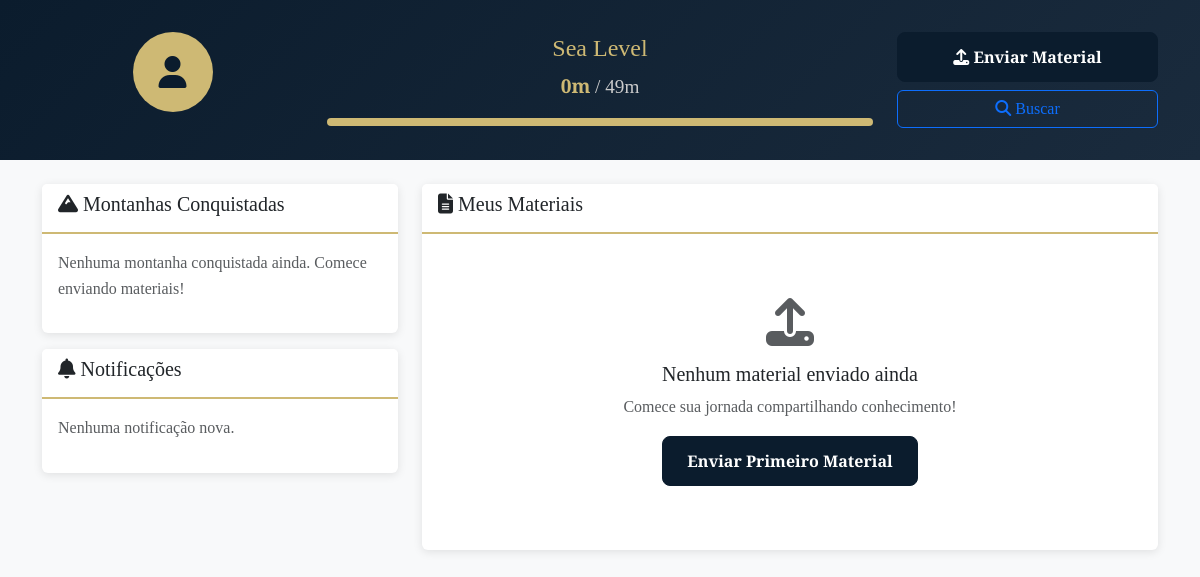
The app's page /perfil/ (signed in) with its own data.
### materials/models.py (models this page shows, shortened)
class UserProfile(models.Model):
    user = models.OneToOneField(User, on_delete=models.CASCADE, related_name='profile')
    curso = models.CharField(max_length=100, verbose_name="Curso")
    altitude_total = models.IntegerField(default=0, verbose_name="Altitude Total")
    montanha_atual = models.ForeignKey(
        MountainLevel,
        on_delete=models.SET_NULL,
        null=True,
        blank=True,
        verbose_name="Montanha Atual"
    )
    montanhas_conquistadas = models.ManyToManyField(
        MountainLevel,
        through='MountainAchievement',
        related_name='conquistadores',
        verbose_name="Montanhas Conquistadas"
    )
    created_at = models.DateTimeField(auto_now_add=True)
    updated_at = models.DateTimeField(auto_now=True)
    class Meta:
        verbose_name = "Perfil do Usuário"
        verbose_name_plural = "Perfis dos Usuários"

class MountainLevel(models.Model):
    name = models.CharField(max_length=100, verbose_name="Nome da Montanha")
    min_altitude = models.IntegerField(verbose_name="Altitude Mínima")
    max_altitude = models.IntegerField(verbose_name="Altitude Máxima")
    description = models.TextField(blank=True, verbose_name="Descrição")
    image = models.ImageField(upload_to='mountains/', blank=True, null=True, verbose_name="Imagem")
    class Meta:
        verbose_name = "Nível de Montanha"
        verbose_name_plural = "Níveis de Montanha"
        ordering = ['min_altitude']

### materials/views.py (the view)
# urls.py: path('perfil/', views.perfil, name='perfil'),
@login_required
def perfil(request):
    profile = request.user.profile
    materiais_usuario = Material.objects.filter(autor=request.user).order_by('-data_upload')[:5]
    notificacoes = Notificacao.objects.filter(usuario=request.user, lida=False)[:5]
    conquistas = MountainAchievement.objects.filter(user_profile=profile).order_by('-achieved_at')
    progresso = 0
    if profile.montanha_atual:
        range_atual = profile.montanha_atual.max_altitude - profile.montanha_atual.min_altitude
        progresso_atual = profile.altitude_total - profile.montanha_atual.min_altitude
        progresso = (progresso_atual / range_atual) * 100 if range_atual > 0 else 100
    context = {
        'profile': profile,
        'materiais_usuario': materiais_usuario,
        'notificacoes': notificacoes,
        'conquistas': conquistas,
        'progresso': min(progresso, 100),
    }
    return render(request, 'materials/perfil.html', context)

### templates/materials/perfil.html (shortened to what this page needs)
{% extends 'base.html' %}
{% load static %}
{% block body_class %}perfil-body{% endblock %}
{% block content %}
<div class="perfil-container">
    <div class="perfil-header">
        <div class="container">
            <div class="row align-items-center">
                <div class="col-md-3 text-center">
                    <div class="avatar-section">
                        <div class="user-avatar">
                            <i class="fas fa-user"></i>
                        </div>
                    </div>
                </div>
                <div class="col-md-6">
                    <div class="mountain-progress">
                        <h4 class="current-mountain">
                            {% if profile.montanha_atual %}
                                {{ profile.montanha_atual.name }}
                            {% else %}
                                Pedra Bonita
                            {% endif %}
                        </h4>
                        <div class="altitude-info">
                            <span class="altitude">{{ profile.altitude_total }}m</span>
                            <span class="next-goal">
                                {% if profile.montanha_atual %}
                                    / {{ profile.montanha_atual.max_altitude }}m
                                {% else %}
                                    / 49m
                                {% endif %}
                            </span>
                        </div>
                        <div class="progress-bar">
                            <div class="progress-fill" style="width: {{ progresso }}%"></div>
                        </div>
                    </div>
                </div>
                <div class="col-md-3 text-center">
                    <div class="quick-actions">
                        <a href="{% url 'upload_material' %}" class="btn btn-primary mb-2">
                            <i class="fas fa-upload"></i> Enviar Material
                        </a>
                        <a href="{% url 'buscar_materiais' %}" class="btn btn-outline-primary">
                            <i class="fas fa-search"></i> Buscar
                        </a>
                    </div>
                </div>
            </div>
        </div>
    </div>
    <div class="container mt-4">
        <div class="row">
            <div class="col-md-4">
                <div class="card mountain-achievements">
                    <div class="card-header">
                        <h5><i class="fas fa-mountain"></i> Montanhas Conquistadas</h5>
                    </div>
                    <div class="card-body">
                        {% if conquistas %}
                            {% for conquista in conquistas %}
                                <div class="achievement-item">
                                    <div class="achievement-icon">
                                        <i class="fas fa-flag-checkered"></i>
                                    </div>
                                    <div class="achievement-info">
                                        <h6>{{ conquista.mountain.name }}</h6>
                                        <small class="text-muted">{{ conquista.achieved_at|date:"d/m/Y" }}</small>
                                    </div>
                                </div>
                            {% endfor %}
                        {% else %}
                            <p class="text-muted">Nenhuma montanha conquistada ainda. Comece enviando materiais!</p>
                        {% endif %}
                    </div>
                </div>
                <div class="card notifications mt-3">
                    <div class="card-header">
                        <h5><i class="fas fa-bell"></i> Notificações</h5>
                    </div>
                    <div class="card-body">
                        {% if notificacoes %}
                            {% for notificacao in notificacoes %}
                                <div class="notification-item">
                                    <div class="notification-icon">
                                        {% if notificacao.tipo == 'conquista' %}
                                            <i class="fas fa-trophy text-warning"></i>
                                        {% elif notificacao.tipo == 'comentario' %}
                                            <i class="fas fa-comment text-primary"></i>
                                        {% elif notificacao.tipo == 'avaliacao' %}
                                            <i class="fas fa-star text-warning"></i>
                                        {% else %}
                                            <i class="fas fa-info text-info"></i>
                                        {% endif %}
                                    </div>
                                    <div class="notification-content">
                                        <h6>{{ notificacao.titulo }}</h6>
                                        <p class="small">{{ notificacao.mensagem }}</p>
                                        <small class="text-muted">{{ notificacao.data_criacao|timesince }} atrás</small>
                                    </div>
                                    <div class="notification-actions">
                                        <a href="{% url 'marcar_notificacao_lida' notificacao.id %}" class="btn btn-sm btn-outline-secondary">
                                            <i class="fas fa-check"></i>
                                        </a>
                                    </div>
                                </div>
                            {% endfor %}
                        {% else %}
                            <p class="text-muted">Nenhuma notificação nova.</p>
                        {% endif %}
                    </div>
                </div>
            </div>
            <div class="col-md-8">
                <div class="card user-materials">
                    <div class="card-header">
                        <h5><i class="fas fa-file-alt"></i> Meus Materiais</h5>
                    </div>
                    <div class="card-body">
                        {% if materiais_usuario %}
                            {% for material in materiais_usuario %}
                                <div class="material-item">
                                    <div class="material-info">
                                        <h6><a href="{% url 'detalhe_material' material.id %}">{{ material.titulo }}</a></h6>
                                        <p class="small text-muted">{{ material.descricao|truncatewords:20 }}</p>
                                        <div class="material-meta">
                                            <span class="badge bg-primary">{{ material.get_tipo_display }}</span>
                                            <span class="badge bg-secondary">{{ material.materia }}</span>
                                            <span class="text-muted small">{{ material.data_upload|date:"d/m/Y" }}</span>
                                        </div>
                                    </div>
                                    <div class="material-stats">
                                        <div class="stat">
                                            <i class="fas fa-download"></i>
                                            <span>{{ material.downloads }}</span>
                                        </div>
                                        <div class="stat">
                                            <i class="fas fa-star"></i>
                                            <span>{{ material.rating_medio|floatformat:1 }}</span>
                                        </div>
                                    </div>
                                </div>
                            {% endfor %}
                            <div class="text-center mt-3">
                                <a href="{% url 'buscar_materiais' %}?autor={{ user.username }}" class="btn btn-outline-primary">Ver todos meus materiais</a>
                            </div>
                        {% else %}
                            <div class="empty-state">
                                <i class="fas fa-upload fa-3x text-muted mb-3"></i>
                                <h5>Nenhum material enviado ainda</h5>
                                <p class="text-muted">Comece sua jornada compartilhando conhecimento!</p>
                                <a href="{% url 'upload_material' %}" class="btn btn-primary">Enviar Primeiro Material</a>
                            </div>
                        {% endif %}
                    </div>
                </div>
            </div>
        </div>
    </div>
</div>
{% endblock %}

### static/css/style.css (style rules this page uses)
* { margin: 0; padding: 0; box-sizing: border-box; }
:root { --navy-blue: #0B1C2D; --gold: #CEB974; --white: #ffffff; --font-family: 'Crimson Text', serif; --transition: all 0.3s ease; }
body { font-family: var(--font-family); line-height: 1.6; overflow-x: hidden; }
.btn-primary { background-color: var(--navy-blue); border-color: var(--navy-blue); color: white; font-weight: 600; padding: 0.75rem 1.5rem; border-radius: 8px; transition: var(--transition); }

### templates/materials/perfil.html (style rules this page uses)
.perfil-body { background-color: #f8f9fa; }
.perfil-header { background: linear-gradient(135deg, var(--navy-blue), #1a2b3d); color: white; padding: 2rem 0; }
.user-avatar { width: 80px; height: 80px; background: var(--gold); border-radius: 50%; display: flex; align-items: center; justify-content: center; font-size: 2rem; color: var(--navy-blue); margin: 0 auto 1rem; }
.mountain-progress { text-align: center; }
.current-mountain { color: var(--gold); font-size: 1.5rem; margin-bottom: 0.5rem; }
.altitude-info { font-size: 1.2rem; margin-bottom: 1rem; }
.altitude { font-weight: bold; color: var(--gold); }
.next-goal { color: #ccc; }
.progress-bar { background: rgba(255,255,255,0.2); height: 8px; border-radius: 4px; overflow: hidden; }
.progress-fill { background: var(--gold); height: 100%; transition: width 0.3s ease; }
.quick-actions .btn { width: 100%; }
.card { border: none; box-shadow: 0 2px 10px rgba(0,0,0,0.1); margin-bottom: 1rem; }
.card-header { background: white; border-bottom: 2px solid var(--gold); font-weight: 600; }
.empty-state { text-align: center; padding: 3rem 1rem; }

### records on screen
UserProfile: montanha_atual.name "Sea Level", altitude_total "0", montanha_atual.max_altitude "49"
